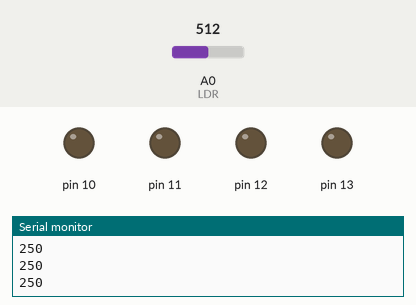
Recording of a sketch running on a simulated Arduino Uno, built with avr-gcc and run on an emulated ATmega328P. On the bench: output pins drawn as LEDs (lit = HIGH), the last lines printed to the serial monitor. Inputs (shaded band) come from the test bench; at power-on: A0 (LDR) = 512.

Above: at 1.2 s.
1.3 s: A0 (LDR) set to 219
2.8 s: A0 (LDR) set to 198
At 3.7 s:
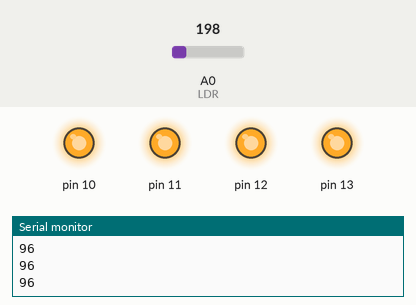
4.4 s: A0 (LDR) set to 306
At 5.0 s:
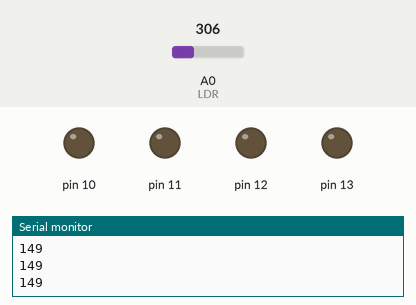
6.0 s: A0 (LDR) set to 122
At 6.5 s:
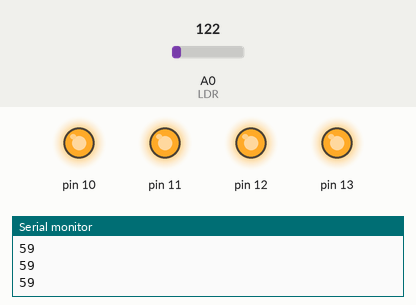
Timing chart, 0 to 8.6 s (numbered marks = the images above; inputs shaded):
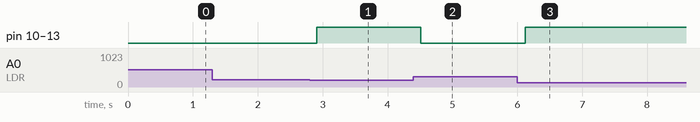

Measured:
- the behaviour switches between 207 and 206 on A0 (LDR) (found by bisection; images 0 and 1)
- after the input at 2.8 s, pin 10–13: LOW → HIGH after 0.11 s
- after the input at 4.4 s, pin 10–13: HIGH → LOW after 0.11 s
- after the input at 6.0 s, pin 10–13: LOW → HIGH after 0.12 s

The sketch:

ALARMA.ino
```cpp
#define LED 9     //El LED esta conectado en el pin 9
#define LDR 0     //El LDR esta conectador en el pin A0

int luz = 0;
int valor_sensor = 0;
int valor_limite = 100;  //Este valor hara que el LED cambie de estado a una determinada luminosidad (podeis con distintos valores para ajustar la sensibilidad)


void setup() {
//Configuracion de los pin como entrada o salida
Serial.begin(9600);
pinMode(13,OUTPUT);
pinMode(12,OUTPUT);
pinMode(11,OUTPUT);
pinMode(10,OUTPUT);


  pinMode(LDR,INPUT);
}

void loop ()  //Configuracion de los valores del LDR
{
  valor_sensor = analogRead(LDR);
  luz = (5.0 * valor_sensor * 100.0)/1024.0; //Hacemos que el valor luz este entre 0 y 1023, es decir 1024 valores.
  delay(100);
    Serial.println(luz);
    if (valor_limite>=luz) {
      digitalWrite(13,HIGH);
      digitalWrite(12,HIGH);
      digitalWrite(11,HIGH);
      digitalWrite(10,HIGH);
    }
    else {
        digitalWrite(13,LOW);
      digitalWrite(12,LOW);
      digitalWrite(11,LOW);
      digitalWrite(10,LOW);

      }


}
```
